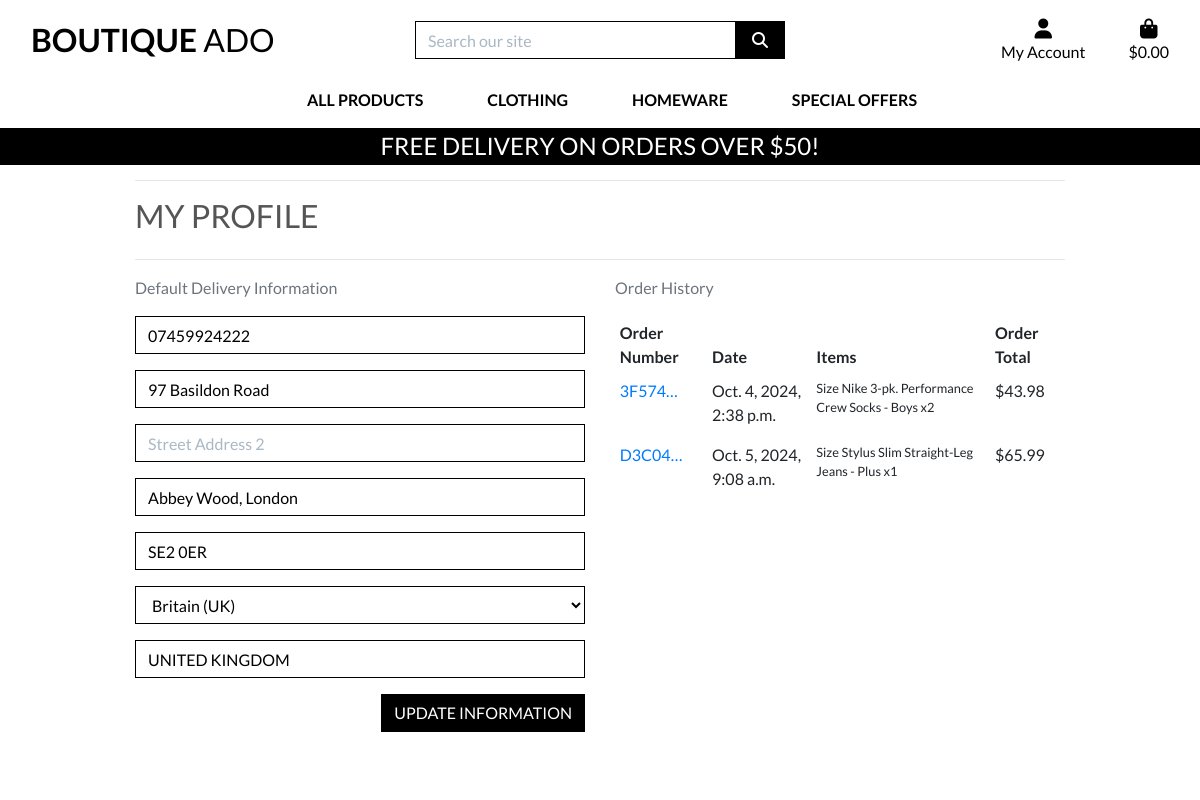
Screenshot of /profile/ (signed in) with the database file from the repository.
### profiles/models.py (models this page shows, shortened)
class UserProfile(models.Model):
    user = models.OneToOneField(User, on_delete=models.CASCADE)
    default_phone_number = models.CharField(max_length=20, null=True, blank=True)
    default_street_address1 = models.CharField(max_length=80, null=True, blank=True)
    default_street_address2 = models.CharField(max_length=80, null=True, blank=True)
    default_town_or_city = models.CharField(max_length=40, null=True, blank=True)
    default_county = models.CharField(max_length=80, null=True, blank=True)
    default_postcode = models.CharField(max_length=20, null=True, blank=True)
    default_country = CountryField(blank_label='Country *', null=True, blank=True)
    default_county = models.CharField(max_length=80, null=True, blank=True)

### checkout/models.py (models this page shows, shortened)
class Order(models.Model):
    order_number = models.CharField(max_length=32, null=False, editable=False)  # Unique order number, not editable
    user_profile = models.ForeignKey(UserProfile, on_delete=models.SET_NULL,
                                     null=True, blank=True, related_name='orders')
    full_name = models.CharField(max_length=50, null=False, blank=False)  # Full name of the customer
    email = models.EmailField(max_length=254, null=False, blank=False)  # Customer email address
    phone_number = models.CharField(max_length=20, null=False, blank=False)  # Customer phone number
    country = CountryField(blank_label='Country *', null=False, blank=False)# Customer's country
    postcode = models.CharField(max_length=20, null=True, blank=True)  # Postal code, optional field
    town_or_city = models.CharField(max_length=40, null=False, blank=False)  # Customer's town or city
    street_address1 = models.CharField(max_length=80, null=False, blank=False)  # Primary street address
    street_address2 = models.CharField(max_length=80, null=True, blank=True)  # Secondary street address (optional)
    county = models.CharField(max_length=80, null=True, blank=True)  # County or region (optional)
    date = models.DateTimeField(auto_now_add=True)  # Date the order was created, automatically set
    delivery_cost = models.DecimalField(max_digits=6, decimal_places=2, null=False, default=0)  # Cost of delivery
    order_total = models.DecimalField(max_digits=10, decimal_places=2, null=False, default=0)  # Total cost of the order (excluding delivery)
    grand_total = models.DecimalField(max_digits=10, decimal_places=2, null=False, default=0)  # Total cost of the order (including delivery)
    original_bag = models.TextField(null=False, blank=False, default='')
    stripe_pid = models.CharField(max_length=254, null=False, blank=False, default='')

class OrderLineItem(models.Model):
    order = models.ForeignKey(Order, null=False, blank=False, on_delete=models.CASCADE, related_name='lineitems')
    product = models.ForeignKey(Product, null=False, blank=False, on_delete=models.CASCADE)  # Link to the ordered product
    product_size = models.CharField(max_length=2, null=True, blank=True)  # Optional size of the product (XS, S, M, L, XL)
    quantity = models.IntegerField(null=False, blank=False, default=0)  # Quantity of this product in the order
    lineitem_total = models.DecimalField(max_digits=6, decimal_places=2, null=False, blank=False, editable=False)  # Total cost for this line item

### products/models.py (models this page shows, shortened)
class Product(models.Model):
    category = models.ForeignKey('Category', null=True, blank=True, on_delete=models.SET_NULL)
    sku = models.CharField(max_length=254, null=True, blank=True)
    name = models.CharField(max_length=254)
    description = models.TextField()
    has_sizes = models.BooleanField(default=False, null=True, blank=True)
    price = models.DecimalField(max_digits=6, decimal_places=2)
    rating = models.DecimalField(max_digits=6, decimal_places=2, null=True, blank=True)
    image_url = models.URLField(max_length=1024, null=True, blank=True)
    image = models.ImageField(null=True, blank=True)

### profiles/views.py (the view)
# urls.py: path('profile/', include('profiles.urls')),
@login_required
def profile(request):
    profile = get_object_or_404(UserProfile, user=request.user)
    if request.method == 'POST':
        form = UserProfileForm(request.POST, instance=profile)
        if form.is_valid():
            form.save()
            messages.success(request, 'Profile updated successfully')
        else:
            messages.error(request, 'Update failed. Please ensure the form is valid.')
    else:
        form = UserProfileForm(instance=profile)
    orders = profile.orders.all()
    template = 'profiles/profile.html'
    context = {
        'form': form,
        'orders': orders,
        'on_profile_page': True
    }
    return render(request, template, context)

### profiles/forms.py
class UserProfileForm(forms.ModelForm):
    class Meta:
        model = UserProfile
        exclude = ('user',)
    def __init__(self, *args, **kwargs):
        super().__init__(*args, **kwargs)
        placeholders = {
            'default_phone_number': 'Phone Number',
            'default_postcode': 'Postal Code',
            'default_town_or_city': 'Town or City',
            'default_street_address1': 'Street Address 1',
            'default_street_address2': 'Street Address 2',
            'default_county': 'County, State or Locality',
        }
        self.fields['default_phone_number'].widget.attrs['autofocus'] = True
        for field in self.fields:
            if field != 'default_country':
                if self.fields[field].required:
                    placeholder = f'{placeholders[field]} *'
                else:
                    placeholder = placeholders[field]
                self.fields[field].widget.attrs['placeholder'] = placeholder
            self.fields[field].widget.attrs['class'] = 'border-black rounded-0 profile-form-input'
            self.fields[field].label = False

### bag/contexts.py (called while the page is built, shortened)
def bag_contents(request):
    bag_items = []
    total = 0
    product_count = 0
    bag = request.session.get('bag', {})
    if total < settings.FREE_DELIVERY_THRESHOLD:
        delivery = total * Decimal(settings.STANDARD_DELIVERY_PERCENTAGE / 100)
        free_delivery_delta = settings.FREE_DELIVERY_THRESHOLD - total
    else:
        delivery = 0
        free_delivery_delta = 0
    grand_total = delivery + total
    context = {
        'bag_items': bag_items,
        'total': total,
        'product_count': product_count,
        'delivery': delivery,
        'free_delivery_delta': free_delivery_delta,
        'free_delivery_threshold': settings.FREE_DELIVERY_THRESHOLD,
        'grand_total': grand_total,
    }
    return context

### profiles/templates/profiles/profile.html (shortened to what this page needs)
{% extends "base.html" %}
{% load static %}
{% block extra_css %}
    <link rel="stylesheet" href="{% static 'profiles/css/profile.css' %}">
{% endblock %}
{% block page_header %}
    <div class="container header-container">
    </div>
{% endblock %}
{% block content %}
    <div class="overlay"></div>
    <div class="container">
        <div class="row">
            <div class="col">
                <hr>
                <h2 class="logo-font mb-4">My Profile</h2>
                <hr>
            </div>
        </div>
        <div class="row">
            <div class="col-12 col-lg-6">
                <p class="text-muted">Default Delivery Information</p>
                <form class="mt-3" action="{% url 'profile' %}" method="POST" id="profile-update-form">
                    {{ form|crispy }}
                    <button class="btn btn-black rounded-0 text-uppercase float-right">Update Information</button>
                </form>
            </div>
            <div class="col-12 col-lg-6">
                <p class="text-muted">Order History</p>
                <div class="order-history table-responsive">
                    <table class="table table-sm table-borderless">
                        <thead>
                            <tr>
                                <th>Order Number</th>
                                <th>Date</th>
                                <th>Items</th>
                                <th>Order Total</th>
                            </tr>
                        </thead>
                        <tbody>
                            {% for order in orders %}
                                <tr>
                                    <td>
                                        <a href="{% url 'order_history' order.order_number %}"
                                        title="{{ order.order_number }}">
                                            {{ order.order_number|truncatechars:6 }}
                                        </a>
                                    </td>
                                    <td>{{ order.date }}</td>
                                    <td>
                                        <ul class="list-unstyled">
                                            {% for item in order.lineitems.all %}
                                                <li class="small">
                                                    {% if item.product.has_sizes %}
                                                        Size {{ item.product.size|upper }}
                                                    {% endif %}{{ item.product.name }} x{{ item.quantity }}
                                                </li>
                                            {% endfor %}
                                        </ul>
                                    </td>
                                    <td>${{ order.grand_total }}</td>
                                </tr>
                            {% endfor %}
                        </tbody>
                    </table>
                </div>
            </div>
        </div>
{% endblock %}

### templates/base.html (shortened to what this page needs)
{% load static %}
<!doctype html>
<html lang="en">
  <head>
    {% block corecss %}
        <link rel="stylesheet" href="https://stackpath.bootstrapcdn.com/bootstrap/4.4.1/css/bootstrap.min.css">
        <link rel="stylesheet" href="{% static 'css/base.css' %}">
    {% endblock %}
    {% block extra_css %}
    {% endblock %}
  </head>
  <body>
    <header class="container-fluid fixed-top">
        <div id="topnav" class="row bg-white pt-lg-2 d-none d-lg-flex">
            <div class="col-12 col-lg-4 my-auto py-1 py-lg-0 text-center text-lg-left">
                <a href="{% url 'home' %}" class="nav-link main-logo-link">
                    <h2 class="logo-font text-black my-0"><strong>Boutique</strong> Ado</h2>
                </a>
            </div>
            <div class="col-12 col-lg-4 my-auto py-1 py-lg-0">
                <form method="GET" action="{% url 'products' %}">
                    <div class="input-group w-100">
                        <input class="form-control border border-black rounded-0" type="text" name="q" placeholder="Search our site">
                        <div class="input-group-append">
                            <button class="form-control btn btn-black border border-black rounded-0" type="submit">
                                <span class="icon">
                                    <i class="fas fa-search"></i>
                                </span>
                            </button>
                        </div>
                    </div>
                </form>
            </div>
            <div class="col-12 col-lg-4 my-auto py-1 py-lg-0">
                <ul class="list-inline list-unstyled text-center text-lg-right my-0">
                    <li class="list-inline-item dropdown">
                        <a class="text-black nav-link" href="#" id="user-options" data-toggle="dropdown" aria-haspopup="true" aria-expanded="false">
                            <div class="text-center">
                                <div><i class="fas fa-user fa-lg"></i></div>
                                <p class="my-0">My Account</p>
                            </div>
                        </a>
                    </li>
                    <li class="list-inline-item">
                        <a class="{% if grand_total %}text-info font-weight-bold{% else %}text-black{% endif %} nav-link" href="{% url 'view_bag' %}">
                            <div class="text-center">
                                <div><i class="fas fa-shopping-bag fa-lg"></i></div>
                                <p class="my-0">
                                    {% if grand_total %}
                                        ${{ grand_total|floatformat:2 }}
                                    {% else %}
                                        $0.00
                                    {% endif %}
                                </p>
                            </div>
                        </a>
                    </li>
                </ul>
            </div>
        </div>
        <div class="row bg-white">
            <nav class="navbar navbar-expand-lg navbar-light w-100">
                {% include 'includes/main-nav.html' %}
            </nav>
        </div>
        <div id="delivery-banner" class="row text-center">
            <div class="col bg-black text-white">
                <h4 class="logo-font my-1">Free delivery on orders over ${{ free_delivery_threshold }}!</h4>
            </div>
        </div>
    </header>
    {% block page_header %}
    {% endblock %}
    {% block content %}
    {% endblock %}
  </body>
</html>

### templates/includes/main-nav.html (shortened to what this page needs)
<div class="collapse navbar-collapse" id="main-nav">
    <ul class="navbar-nav w-auto mx-auto">
        <li class="nav-item dropdown">
            <a class="logo-font font-weight-bold nav-link text-black mr-5" href="#" id="all-products-link" data-toggle="dropdown" aria-haspopup="true" aria-expanded="false">
                All Products
            </a>
        </li>
        <li class="nav-item dropdown">
            <a class="logo-font font-weight-bold nav-link text-black mr-5" href="#" id="clothing-link" data-toggle="dropdown" aria-haspopup="true" aria-expanded="false">
                Clothing
            </a>
        </li>
        <li class="nav-item dropdown">
            <a class="logo-font font-weight-bold nav-link text-black mr-5" href="#" id="homeware-link" data-toggle="dropdown" aria-haspopup="true" aria-expanded="false">
                Homeware
            </a>
        </li>
        <li class="nav-item dropdown">
            <a class="logo-font font-weight-bold nav-link text-black" href="#" id="specials-link" data-toggle="dropdown" aria-haspopup="true" aria-expanded="false">
                Special Offers
            </a>
        </li>
    </ul>
</div>

### static/css/base.css (style rules this page uses)
html { height: 100%; }
body { background: url('/media/homepage_background_cropped.jpg') no-repeat center center fixed; background-size: cover; height: calc(100vh - 164px); color: #555; font-family: 'Lato'; }
.icon { align-items: center; display: inline-flex; justify-content: center; height: 1.5rem; width: 1.5rem; }
.logo-font { text-transform: uppercase; }
.main-logo-link { width: fit-content; }
.btn-black { background: black; color: white; }
.text-black { color: #000 !important; }
.border-black { border: 1px solid black !important; }
.bg-black { background: #000 !important; }
.overlay { height: 100%; width: 100%; top: 0; left: 0; position: fixed; background: white; z-index: -1; }
input[name='q']::placeholder { color: #aab7c4; }
@media (min-width: 1200px) { .container { max-width: 80%; } }
@media (min-width: 992px) { .header-container { padding-top: 164px; } }

### profiles/static/profiles/css/profile.css (style rules this page uses)
.order-history { max-height: 416px; overflow-y: auto; }
#profile-update-form .form-control { color: #000; }
#profile-update-form input::placeholder { color: #aab7c4; }
#id_default_country, #id_default_country option:not(:first-child) { color: #000; }

### rows the page displays
UserProfile: default_phone_number "07459924222", default_street_address1 "97 Basildon Road", default_town_or_city "Abbey Wood, London", default_postcode "SE2 0ER", default_country "Britain (UK)", default_county "UNITED KINGDOM"
Order: order_number "3F574…", date "Oct. 4, 2024, 2:38 p.m.", grand_total "43.98"
OrderLineItem: product.name "Nike 3-pk. Performance Crew Socks - Boys", quantity "2"
Order: order_number "D3C04…", date "Oct. 5, 2024, 9:08 a.m.", grand_total "65.99"
OrderLineItem: product.name "Stylus Slim Straight-Leg Jeans - Plus", quantity "1"

### other values shown
{{ free_delivery_threshold }} "50"
